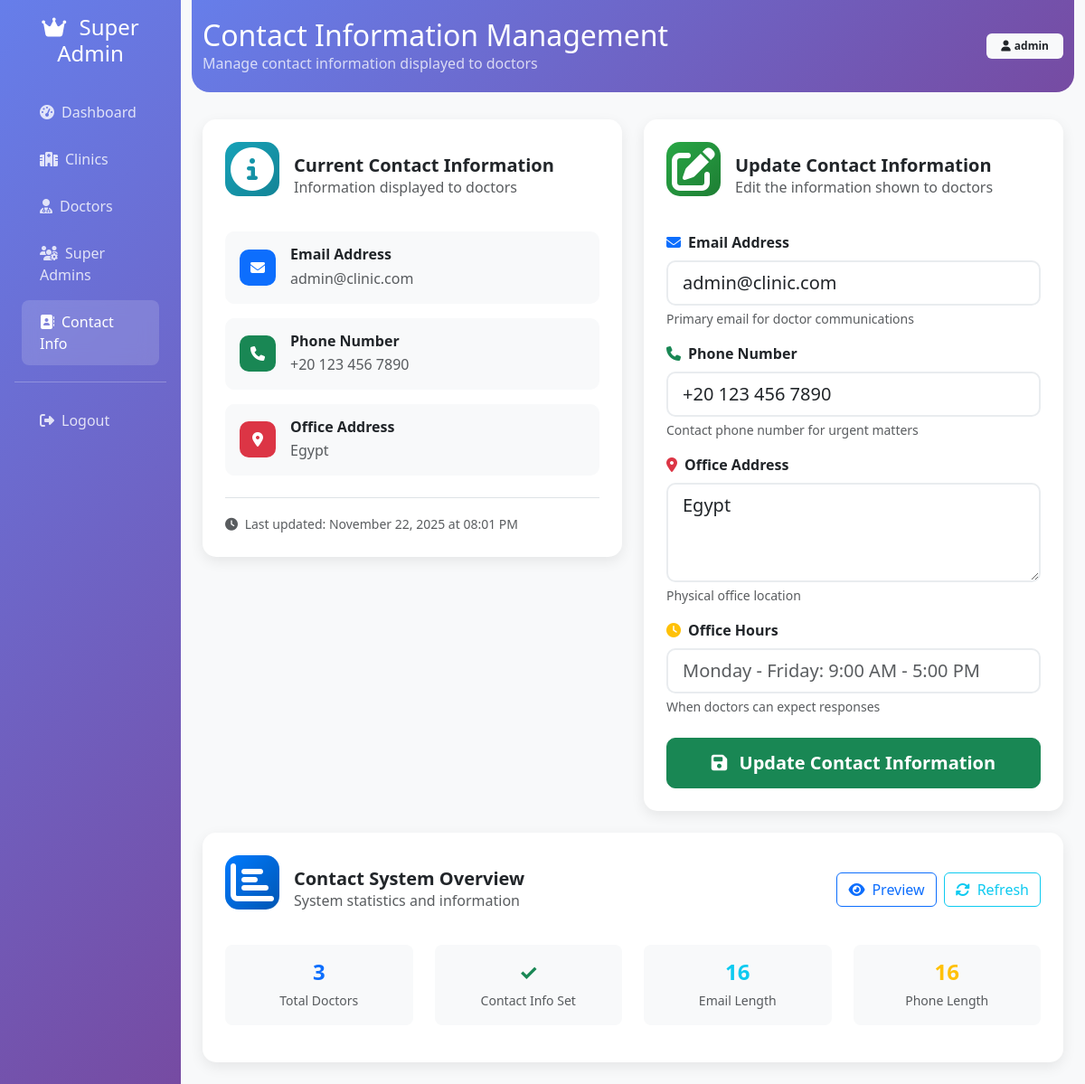
The page /superadmin/contact (signed in) on the database as committed earlier.
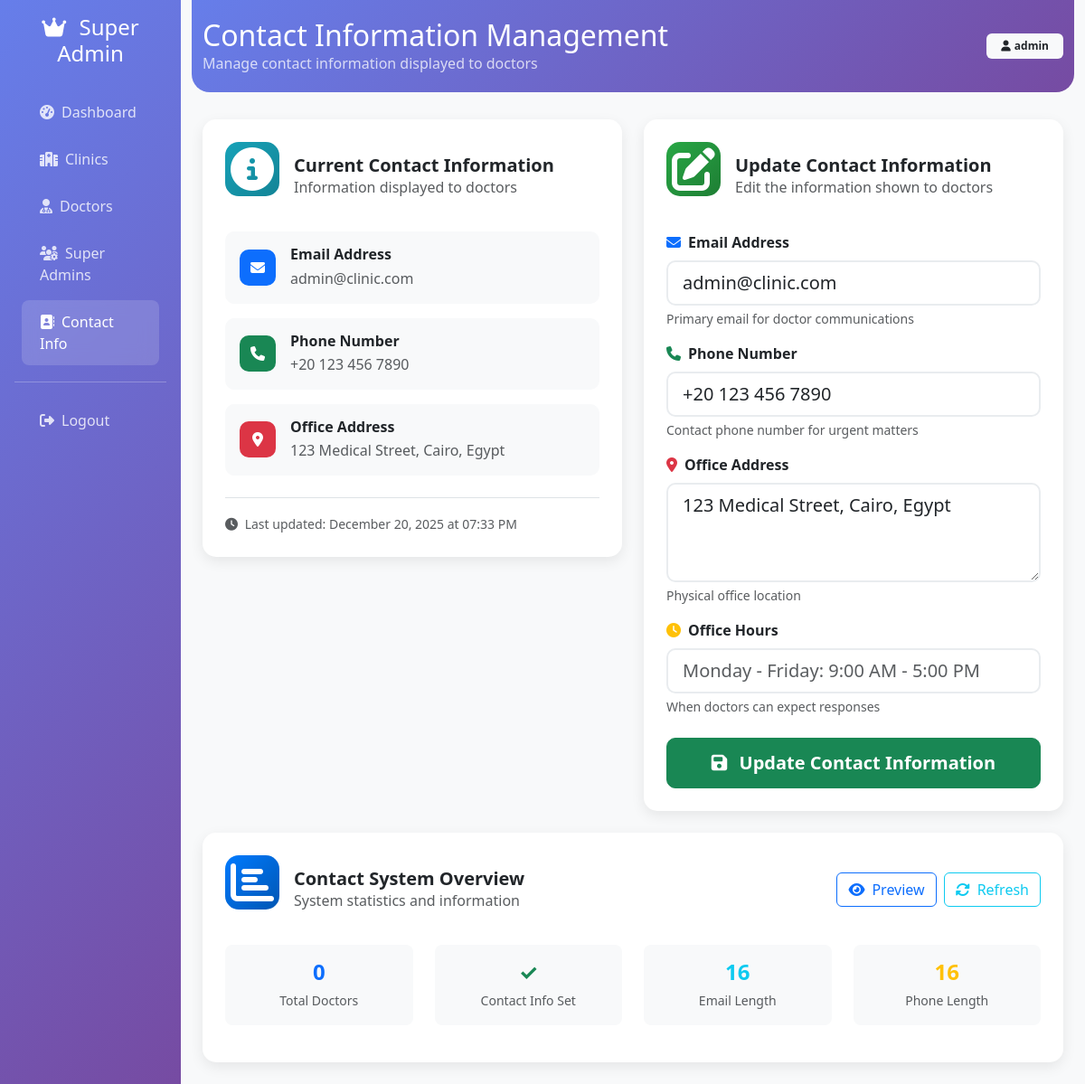
The same page on the database as committed later.
### models.py (models this page shows, shortened)
class AdminContactInfo(db.Model):
    __tablename__ = 'admin_contact_info'
    id = db.Column(db.Integer, primary_key=True)
    phone = db.Column(db.String(20))
    whatsapp = db.Column(db.String(20))
    email = db.Column(db.String(120))
    address = db.Column(db.Text)
    working_hours = db.Column(db.String(100))
    updated_at = db.Column(db.DateTime, default=datetime.utcnow)
    updated_by = db.Column(db.Integer, db.ForeignKey('super_admin.id'))
    @classmethod
    def get_contact_info(cls):
        info = cls.query.first()
        return info

### app.py (the view, shortened to what this page needs)
@app.route('/superadmin/contact', methods=['GET', 'POST'])
@login_required
def superadmin_contact():
    if not isinstance(current_user, SuperAdmin):
        flash('Access denied. Super Admin privileges required.', 'danger')
        return redirect(url_for('login'))
    contact_info = AdminContactInfo.get_contact_info()
    stats = {
        'total_doctors': Doctor.query.count()
    }
    return render_template('superadmin/contact_management.html',
                         contact_info=contact_info,
                         stats=stats)

### app.py (called while the page is built, shortened)
@login_manager.user_loader
def load_user(user_id):
    if user_id.startswith('doctor_'):
        actual_id = int(user_id.replace('doctor_', ''))
        user = Doctor.query.get(actual_id)
        if user:
            return user
    elif user_id.startswith('superadmin_'):
        actual_id = int(user_id.replace('superadmin_', ''))
        user = SuperAdmin.query.get(actual_id)
        if user:
            return user
    return None

@app.context_processor
def inject_global_vars():
    try:
        contact_info = AdminContactInfo.get_contact_info()
        from datetime import datetime
        current_year = datetime.now().year
        return {
            'contact_info': contact_info,
            'current_year': current_year
        }
    except Exception as e:
        from datetime import datetime
        return {
            'contact_info': None,
            'current_year': datetime.now().year
        }

### templates/superadmin/contact_management.html (shortened to what the changed rows need)
{% extends "superadmin/base.html" %}
{% block header_title %}Contact Information Management{% endblock %}
{% block content %}
<div class="row">
    <div class="col-lg-6 mb-4">
        <div class="stats-card">
            {% if contact_info %}
                <div class="contact-preview">
                    {% if contact_info.email %}
                    <div class="contact-preview-item mb-3">
                        <div class="d-flex align-items-center">
                            <div class="preview-icon bg-primary me-3">
                                <i class="fas fa-envelope text-white"></i>
                            </div>
                            <div>
                                <h6 class="mb-1 fw-semibold">Email Address</h6>
                                <p class="mb-0 text-muted">{{ contact_info.email }}</p>
                            </div>
                        </div>
                    </div>
                    {% endif %}
                    {% if contact_info.phone %}
                    <div class="contact-preview-item mb-3">
                        <div class="d-flex align-items-center">
                            <div class="preview-icon bg-success me-3">
                                <i class="fas fa-phone text-white"></i>
                            </div>
                            <div>
                                <h6 class="mb-1 fw-semibold">Phone Number</h6>
                                <p class="mb-0 text-muted">{{ contact_info.phone }}</p>
                            </div>
                        </div>
                    </div>
                    {% endif %}
                    {% if contact_info.address %}
                    <div class="contact-preview-item mb-3">
                        <div class="d-flex align-items-center">
                            <div class="preview-icon bg-danger me-3">
                                <i class="fas fa-map-marker-alt text-white"></i>
                            </div>
                            <div>
                                <h6 class="mb-1 fw-semibold">Office Address</h6>
                                <p class="mb-0 text-muted">{{ contact_info.address }}</p>
                            </div>
                        </div>
                    </div>
                    {% endif %}
                    <div class="mt-4 pt-3 border-top">
                        <small class="text-muted">
                            <i class="fas fa-clock me-1"></i>
                            Last updated:
                            {% if contact_info.updated_at %}
                                {{ contact_info.updated_at.strftime('%B %d, %Y at %I:%M %p') }}
                            {% else %}
                                {{ contact_info.created_at.strftime('%B %d, %Y at %I:%M %p') }}
                            {% endif %}
                        </small>
                    </div>
                </div>
            {% else %}
                <div class="text-center py-4">
                    <i class="fas fa-exclamation-triangle text-warning display-4 mb-3"></i>
                    <h6 class="text-muted">No Contact Information Set</h6>
                    <p class="text-muted small mb-0">Doctors cannot see any contact details</p>
                </div>
            {% endif %}
        </div>
    </div>
    <div class="col-lg-6 mb-4">
        <div class="stats-card">
            <form action="{{ url_for('superadmin_contact') }}" method="POST">
                <div class="mb-3">
                    <label for="email" class="form-label fw-semibold">
                        <i class="fas fa-envelope text-primary me-2"></i>Email Address
                    </label>
                    <input type="email" class="form-control form-control-lg" id="email" name="email"
                           value="{{ contact_info.email if contact_info else '' }}"
                           placeholder="admin@clinic.com">
                    <div class="form-text">Primary email for doctor communications</div>
                </div>
                <div class="mb-3">
                    <label for="phone" class="form-label fw-semibold">
                        <i class="fas fa-phone text-success me-2"></i>Phone Number
                    </label>
                    <input type="tel" class="form-control form-control-lg" id="phone" name="phone"
                           value="{{ contact_info.phone if contact_info else '' }}"
                           placeholder="+20 xxx xxx xxxx">
                    <div class="form-text">Contact phone number for urgent matters</div>
                </div>
                <div class="mb-3">
                    <label for="address" class="form-label fw-semibold">
                        <i class="fas fa-map-marker-alt text-danger me-2"></i>Office Address
                    </label>
                    <textarea class="form-control form-control-lg" id="address" name="address" rows="3"
                              placeholder="123 Medical Street, Cairo, Egypt">{{ contact_info.address if contact_info else '' }}</textarea>
                    <div class="form-text">Physical office location</div>
                </div>
            </form>
        </div>
    </div>
</div>
<div class="row">
    <div class="col-lg-12 mb-4">
        <div class="stats-card">
            <div class="row text-center">
                <div class="col-md-3 mb-3">
                    <div class="p-3 bg-light rounded-3">
                        <h4 class="text-primary fw-bold mb-1">{{ stats.total_doctors if stats else 0 }}</h4>
                        <small class="text-muted">Total Doctors</small>
                    </div>
                </div>
            </div>
        </div>
    </div>
</div>
{% endblock %}

Rows that differ between the two databases and show on the page:
changed AdminContactInfo "admin@clinic.com": address "Egypt" → "123 Medical Street, Cairo, Egypt"; updated_at "November 22, 2025 at 08:01 PM" → "December 20, 2025 at 07:33 PM"
Other text that changed with them:
{{ stats.total_doctors if stats else 0 }}: "3" → "0"
